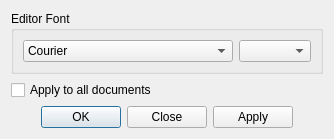
<?xml version="1.0" encoding="UTF-8"?>
<ui version="4.0">
 <class>DialogFonts</class>
 <widget class="QDialog" name="DialogFonts">
  <property name="geometry">
   <rect>
    <x>0</x>
    <y>0</y>
    <width>334</width>
    <height>129</height>
   </rect>
  </property>
  <property name="windowTitle">
   <string>Text Fonts</string>
  </property>
  <layout class="QVBoxLayout" name="verticalLayout">
   <item>
    <widget class="QGroupBox" name="groupBox">
     <property name="title">
      <string>Editor Font</string>
     </property>
     <layout class="QHBoxLayout" name="horizontalLayout">
      <item>
       <widget class="QFontComboBox" name="fontCombo">
        <property name="sizePolicy">
         <sizepolicy hsizetype="MinimumExpanding" vsizetype="Fixed">
          <horstretch>0</horstretch>
          <verstretch>0</verstretch>
         </sizepolicy>
        </property>
        <property name="editable">
         <bool>false</bool>
        </property>
        <property name="fontFilters">
         <set>QFontComboBox::MonospacedFonts</set>
        </property>
       </widget>
      </item>
      <item>
       <widget class="QComboBox" name="fontSize"/>
      </item>
     </layout>
    </widget>
   </item>
   <item>
    <widget class="QCheckBox" name="fontApplyAll">
     <property name="focusPolicy">
      <enum>Qt::StrongFocus</enum>
     </property>
     <property name="text">
      <string>Apply to all documents</string>
     </property>
    </widget>
   </item>
   <item>
    <widget class="QDialogButtonBox" name="buttonBox">
     <property name="orientation">
      <enum>Qt::Horizontal</enum>
     </property>
     <property name="standardButtons">
      <set>QDialogButtonBox::Apply|QDialogButtonBox::Close|QDialogButtonBox::Ok</set>
     </property>
     <property name="centerButtons">
      <bool>true</bool>
     </property>
    </widget>
   </item>
   <item>
    <spacer name="verticalSpacer">
     <property name="orientation">
      <enum>Qt::Vertical</enum>
     </property>
     <property name="sizeHint" stdset="0">
      <size>
       <width>20</width>
       <height>0</height>
      </size>
     </property>
    </spacer>
   </item>
  </layout>
 </widget>
 <resources/>
 <connections>
  <connection>
   <sender>buttonBox</sender>
   <signal>accepted()</signal>
   <receiver>DialogFonts</receiver>
   <slot>accept()</slot>
   <hints>
    <hint type="sourcelabel">
     <x>248</x>
     <y>254</y>
    </hint>
    <hint type="destinationlabel">
     <x>157</x>
     <y>274</y>
    </hint>
   </hints>
  </connection>
  <connection>
   <sender>buttonBox</sender>
   <signal>rejected()</signal>
   <receiver>DialogFonts</receiver>
   <slot>reject()</slot>
   <hints>
    <hint type="sourcelabel">
     <x>316</x>
     <y>260</y>
    </hint>
    <hint type="destinationlabel">
     <x>286</x>
     <y>274</y>
    </hint>
   </hints>
  </connection>
 </connections>
</ui>
